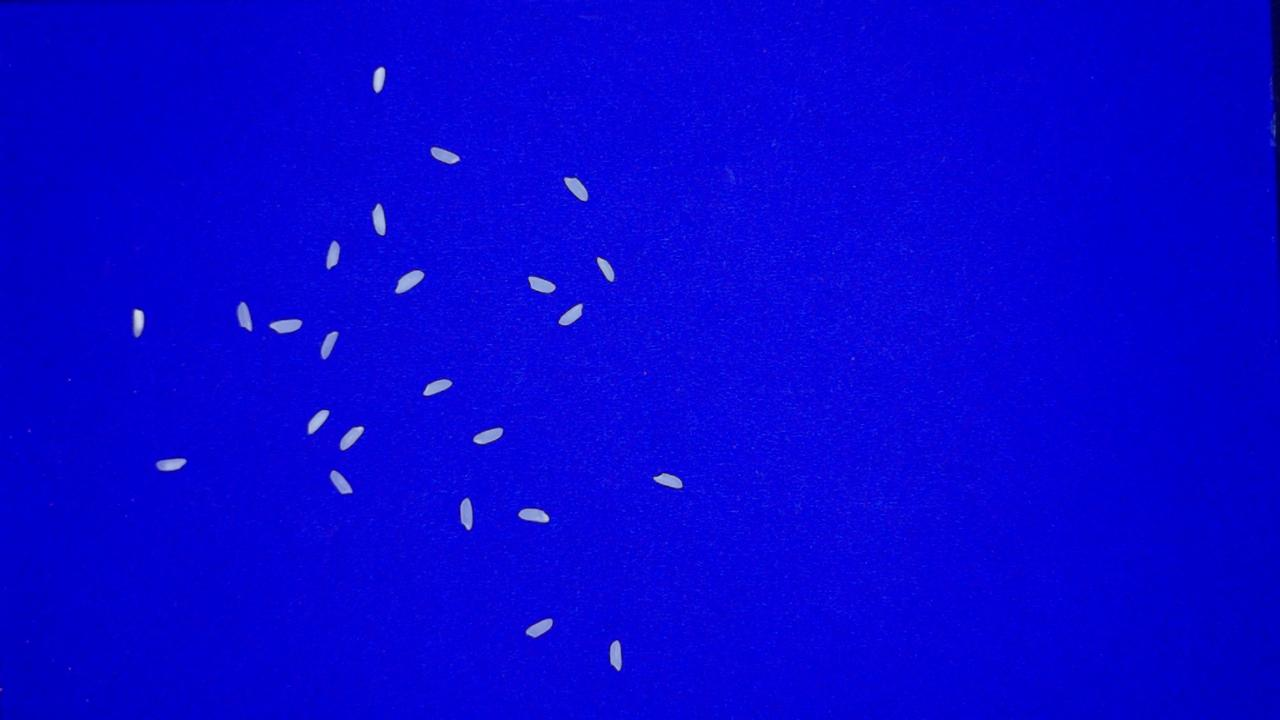
#> input picture images/perfect1.jpg, 1280 x 720 px, found by its file name
$ python piyush_work.py
#> lines starting #> are read from the running program, lines starting #| are printed output that depends on the picture; after the words box and inside, x2 and y2 are one past the last pixel; in counts of white or black regions, pixels touching at a corner belong together; long printed decimals are rounded
#> further down, original_image is the input picture: shape (720, 1280, 3); mean B, G, R 213.5, 3.2, 6
import cv2
import numpy as np

def detect_and_count_rice_grains(original_image):
    """
    Detects and counts rice grains in an image using watershed segmentation.

    Args:
        original_image (numpy array): Input image containing rice grains.

    Returns:
        tuple: Processed image, full grain count, broken grain count, and average rice area.
    """
    if original_image is None:
        raise ValueError("Could not read image")

    # Create a copy of the original image for visualization
    visualization_copy = original_image.copy()

    # Convert to grayscale for processing
    grayscale_image = cv2.cvtColor(original_image, cv2.COLOR_BGR2GRAY)

    # Thresholding to create a binary image
    _, binary_image = cv2.threshold(
        grayscale_image, 0, 255,
        cv2.THRESH_BINARY_INV + cv2.THRESH_OTSU)
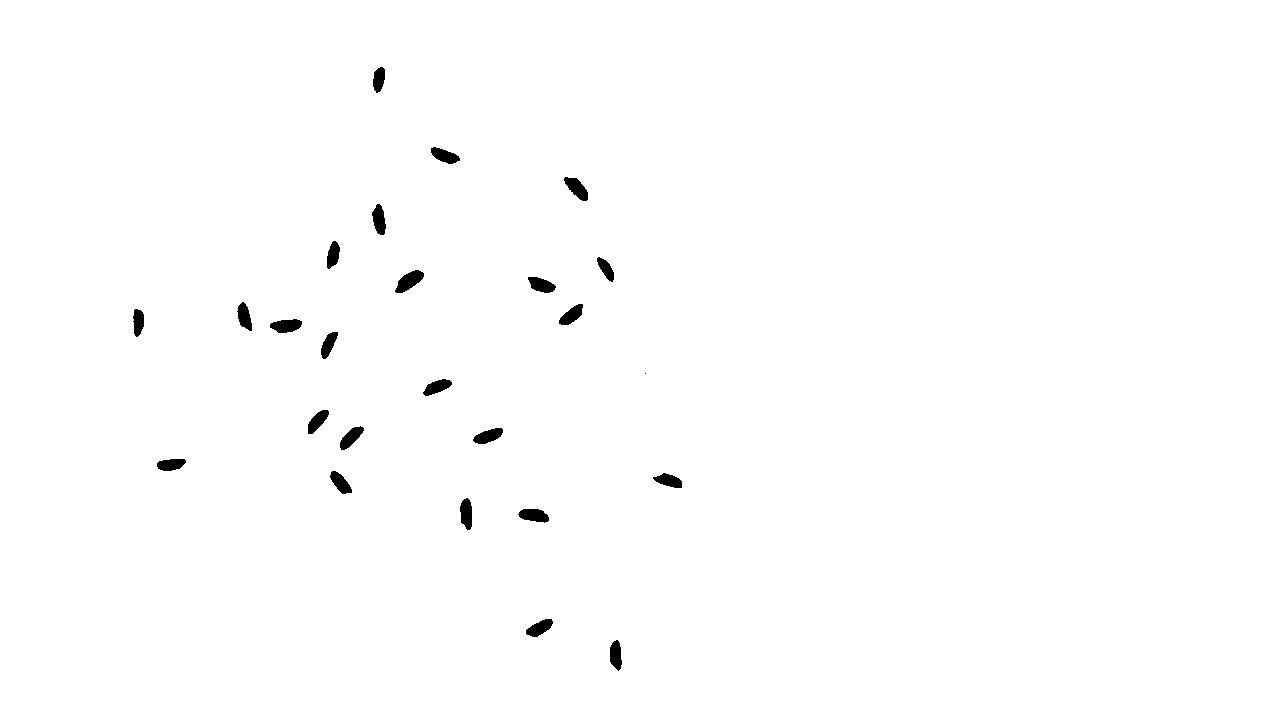
#> binary_image: shape (720, 1280); 99.3% white; 25 black regions (1 under 20 px), largest, box (x1, y1, x2, y2) and area: (395, 270, 424, 293) 372, (270, 319, 302, 333) 326, (564, 177, 588, 201) 321

    # Invert the binary image to highlight rice grains
    inverted_binary = cv2.bitwise_not(binary_image)

    # Morphological operations to clean the image
    morphological_kernel = np.ones((3, 3), np.uint8)
    cleaned_image = cv2.morphologyEx(inverted_binary, cv2.MORPH_OPEN, morphological_kernel, iterations=2)
#> cleaned_image: shape (720, 1280); 0.71% white; 24 white regions, largest, box (x1, y1, x2, y2) and area: (396, 271, 423, 293) 362, (565, 178, 588, 201) 315, (271, 320, 301, 333) 314

    # Background extraction
    background = cv2.dilate(cleaned_image, morphological_kernel, iterations=3)
#> background: shape (720, 1280); 1.5% white; 24 white regions, largest, box (x1, y1, x2, y2) and area: (393, 268, 426, 296) 692, (562, 175, 591, 204) 627, (268, 317, 304, 336) 608

    # Distance transform for watershed preparation
    distance_transform = cv2.distanceTransform(cleaned_image, cv2.DIST_L2, 5)
    cv2.normalize(distance_transform, distance_transform, 0, 1.0, cv2.NORM_MINMAX)
#> distance_transform: shape (720, 1280) float32; min 0, max 1, mean 0.0028

    # Foreground detection
    _, foreground = cv2.threshold(distance_transform, 0.3 * distance_transform.max(), 255, 0)
#> foreground: shape (720, 1280) float32; 0.41% white; 24 white regions, largest, box (x1, y1, x2, y2) and area: (398, 273, 421, 291) 234, (567, 180, 586, 199) 196, (273, 322, 299, 331) 185
    foreground = np.uint8(foreground)

    # Unknown region identification
    unknown_region = cv2.subtract(background, foreground)
#> unknown_region: shape (720, 1280); 1% white; 24 white regions, largest, box (x1, y1, x2, y2) and area: (393, 268, 426, 296) 458, (562, 175, 591, 204) 431, (471, 425, 505, 447) 424

    # Connected components labeling
    _, markers = cv2.connectedComponents(foreground)
#> markers: shape (720, 1280) int32; 25 distinct labels, from 0 to 24
    markers += 1  # Ensure background is not 0
#> markers: shape (720, 1280) int32; 25 distinct labels, from 1 to 25
    markers[unknown_region == 255] = 0
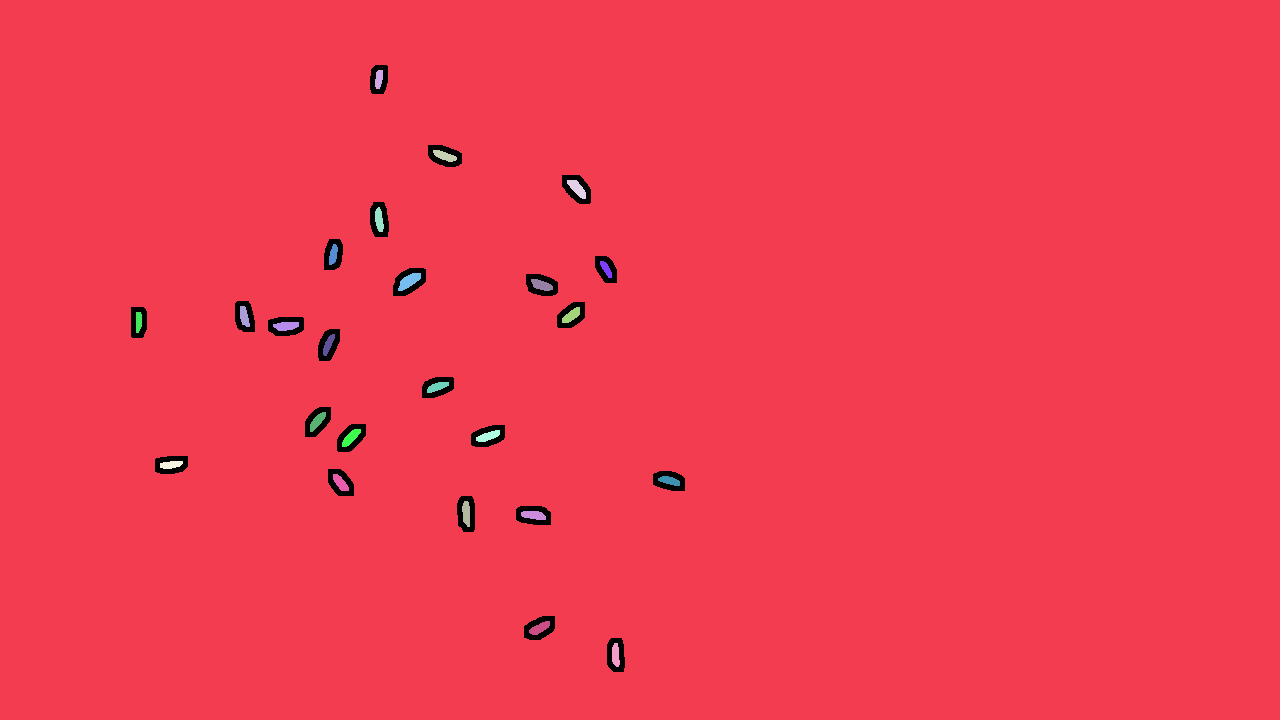
#> markers: shape (720, 1280) int32; 26 distinct labels, from 0 to 25; one colour per label, 0 black

    # Watershed segmentation
    markers = cv2.watershed(original_image, markers)
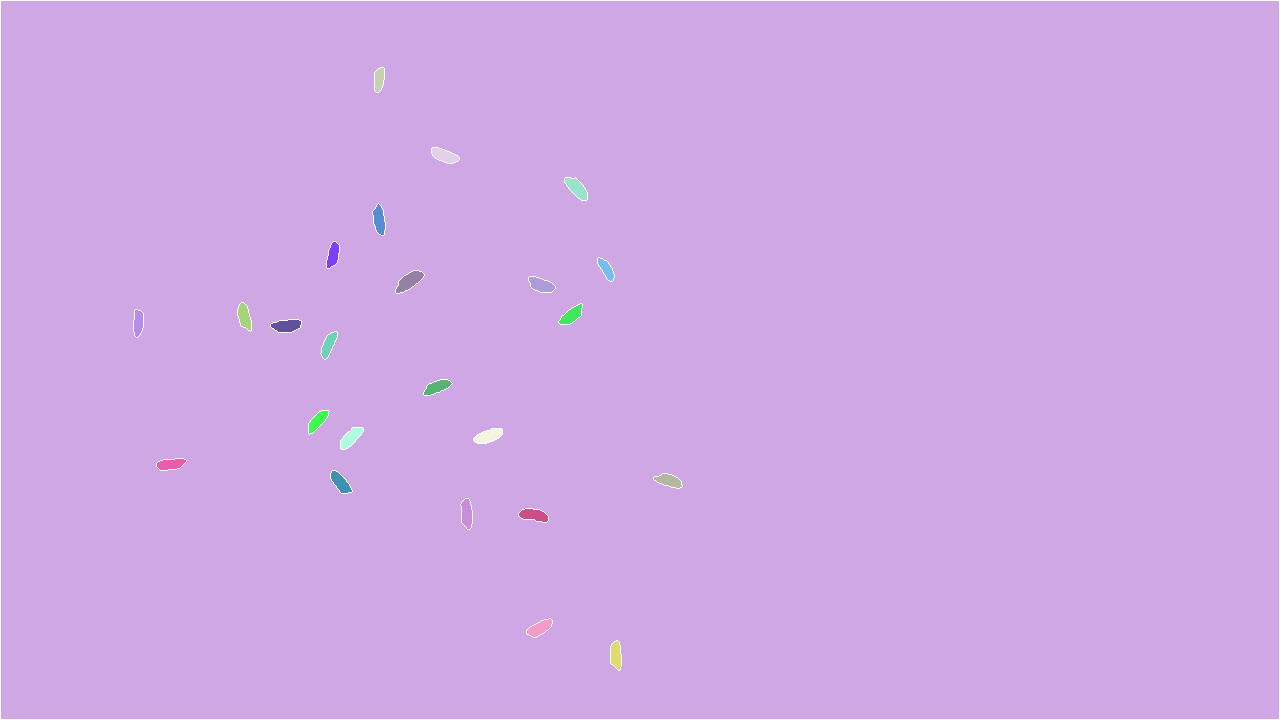
#> markers: shape (720, 1280) int32; 26 distinct labels, from -1 to 25; one colour per label, 0 black, -1 white

    # Count unique regions (excluding background and boundaries)
    unique_markers = np.unique(markers)
#> unique_markers = 26 values from -1 to 25
    total_grain_count = len(unique_markers) - 2  # Subtract background and boundary
#> total_grain_count = 24

    # Initialize counters and storage for full and broken grains
    full_grain_count = 0
    broken_grain_count = 0
    total_area = 0
    valid_contour_count = 0

    # Lists to store full and broken grain contours
    full_contours = []
    broken_contours = []

    # Calculate average area of rice grains
    for label in unique_markers:
        if label <= 1:  # Skip background and boundary
            continue
        grain_mask = np.zeros(grayscale_image.shape, dtype="uint8")
        grain_mask[markers == label] = 255
        contours, _ = cv2.findContours(grain_mask, cv2.RETR_EXTERNAL, cv2.CHAIN_APPROX_SIMPLE)

        if contours:
            area = cv2.contourArea(contours[0])
            total_area += area
            valid_contour_count += 1
#> this loop made 26 passes
#> (area, total_area) on passes 3 to 10: (151, 151), (220, 371), (249, 620), (217.5, 837.5), (184, 1021.5), (160, 1181.5), (292, 1473.5), (233.5, 1707)
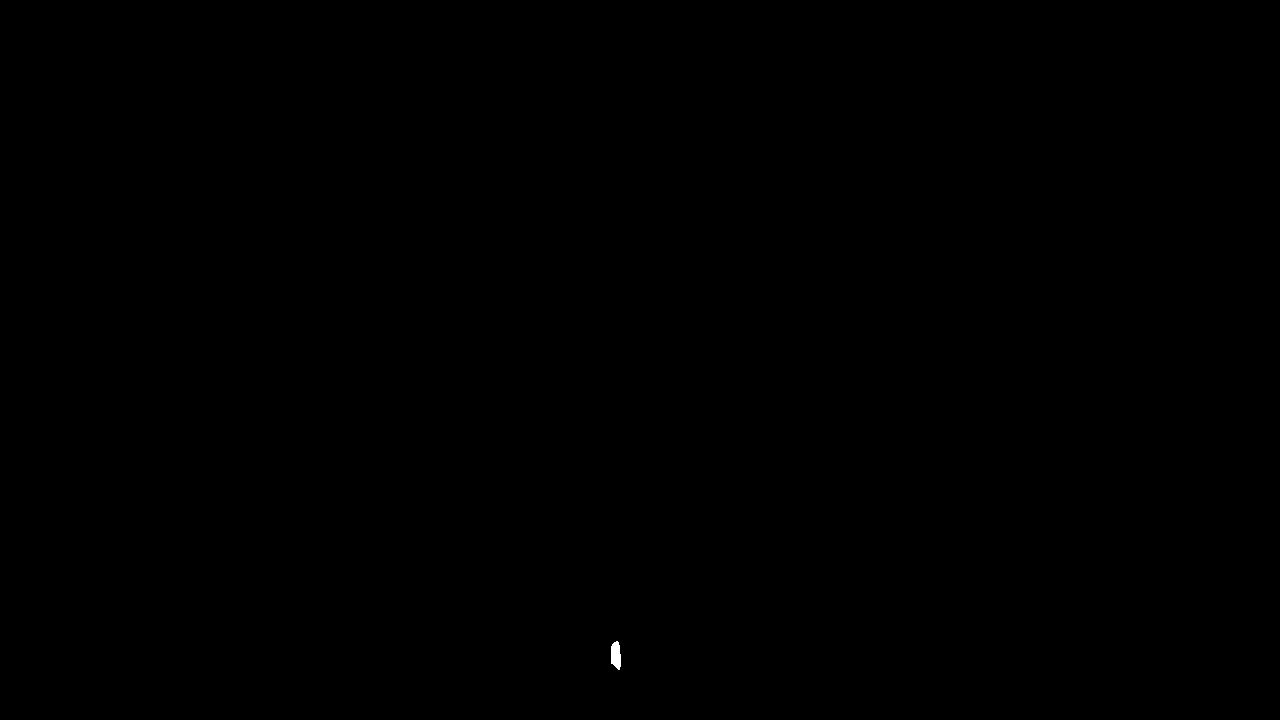
#> grain_mask: shape (720, 1280); 0.02% white; 1 white region
#> after the loop, total_area = 5093; valid_contour_count = 24

    # Calculate average area of rice grains
    average_rice_area = total_area / valid_contour_count if valid_contour_count > 0 else 0
#> average_rice_area = 212.2

    # Classify grains as full or broken based on shape and size
    for label in unique_markers:
        if label <= 1:  # Skip background and boundary
            continue
        grain_mask = np.zeros(grayscale_image.shape, dtype="uint8")
        grain_mask[markers == label] = 255
        contours, _ = cv2.findContours(grain_mask, cv2.RETR_EXTERNAL, cv2.CHAIN_APPROX_SIMPLE)

        if contours:
            area = cv2.contourArea(contours[0])
            try:
                # Calculate eccentricity for shape analysis
                (center, (major_axis, minor_axis), angle) = cv2.fitEllipse(contours[0])
                major = max(major_axis, minor_axis)
                minor = min(major_axis, minor_axis)
                eccentricity = np.sqrt(1 - (minor)**2 / (major)**2)
            except:
                eccentricity = 0

            # Handle overlapping or clustered grains
            grain_multiplier = 0
            if area > 2 * average_rice_area:
                grain_multiplier = area // average_rice_area - 1
                total_grain_count += grain_multiplier

            # Classify as full or broken grain
            if eccentricity >= 0.84 or area > 0.6 * average_rice_area:
                full_grain_count += 1 + grain_multiplier
                full_contours.extend(contours)
            else:
                broken_grain_count += 1 + grain_multiplier
                broken_contours.extend(contours)
#> this loop made 26 passes
#> (area, center, major_axis, minor_axis, angle, major, minor, eccentricity) on passes 3 to 9: (151, (378.1, 79.41), 9.7, 24.29, 11.38, 24.29, 9.7, 0.917), (220, (444, 155.3), 10.03, 29.23, 109.4, 29.23, 10.03, 0.939), (249, (576.3, 188), 11.72, 28.75, 137, 28.75, 11.72, 0.913), (217.5, (378.8, 219.3), 9.89, 29.52, 172.1, 29.52, 9.89, 0.942), (184, (332.9, 254.2), 9.44, 26.93, 13.33, 26.93, 9.44, 0.937), (160, (606, 268.7), 8.52, 25.77, 149.3, 25.77, 8.52, 0.944), (292, (409.1, 280.5), 12.34, 31.75, 54.49, 31.75, 12.34, 0.921)
#> after the loop, broken_contours = []; broken_grain_count = 0; full_contours = 24 contours; largest, box (x1, y1, x2, y2) and area: (396, 271, 424, 293) 292, (565, 178, 587, 200) 249, (271, 320, 301, 332) 244, (529, 277, 555, 292) 234, (474, 429, 502, 443) 230; full_grain_count = 24; total_grain_count = 24

    # Draw contours on the visualization copy
    if full_contours:
        cv2.drawContours(visualization_copy, full_contours, -1, (0, 255, 0), thickness=cv2.FILLED)  # Green for full grains
    if broken_contours:
        cv2.drawContours(visualization_copy, broken_contours, -1, (0, 0, 255), thickness=cv2.FILLED)  # Red for broken grains

    return (
        visualization_copy,
        full_grain_count,
        broken_grain_count,
        average_rice_area
    )

if __name__ == "__main__":
    # Load an image (replace 'path_to_image.jpg' with your actual image path)
    original_image = cv2.imread('perfect1.jpg')

    # Call the function to detect and count rice grains
    results = detect_and_count_rice_grains(original_image)

    # Unpack the results
    visualization_copy, full_grain_count, broken_grain_count, average_rice_area = results
#> full_grain_count = 24; broken_grain_count = 0; average_rice_area = 212.2

    # Print the results
    print(f"Full grain count: {full_grain_count}")
#| Full grain count: 24
    print(f"Broken grain count: {broken_grain_count}")
#| Broken grain count: 0
    print(f"Average rice area: {average_rice_area}")
#| Average rice area: 212.208

    # Display the image with contours
    cv2.imshow("Rice Grains Detection", visualization_copy)
    cv2.waitKey(0)
    cv2.destroyAllWindows()
